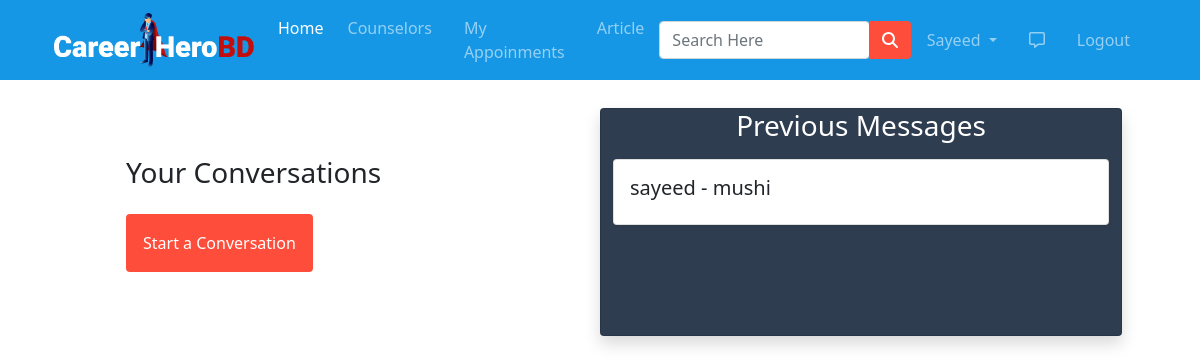
Before: /inbox/ (signed in) with the older database file.
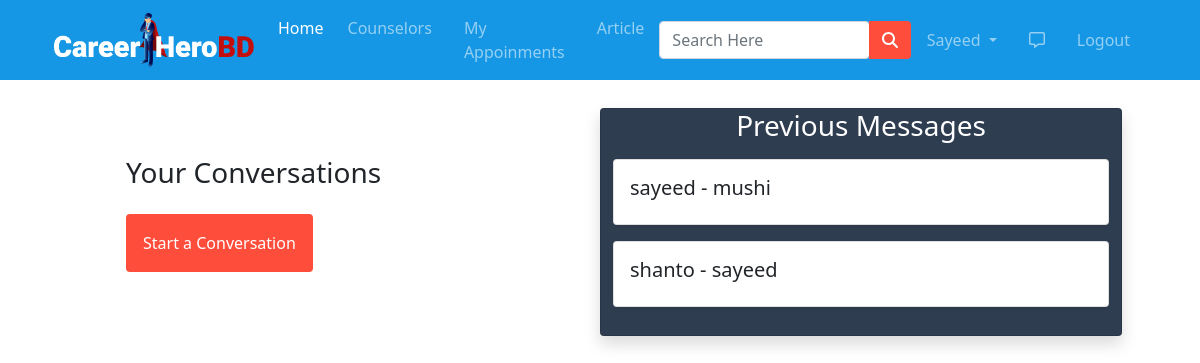
After: the same page with the newer database file.
### app/models.py (models this page shows)
class ThreadModel(models.Model):
  user = models.ForeignKey(User,on_delete=models.CASCADE,related_name='+')
  receiver = models.ForeignKey(User,on_delete=models.CASCADE,related_name='+')

class User(AbstractUser):
  is_counselor= models.BooleanField(default=False)
  is_student = models.BooleanField(default=False)

### app/views.py (the view)
# urls.py: path('inbox/', ListThreads.as_view(), name='inbox'),
class ListThreads(View):
    def get(self, request, *args, **kwargs):
        threads = ThreadModel.objects.filter(
            Q(user=request.user) | Q(receiver=request.user))
        context = {
            'threads': threads
        }
        return render(request, 'app/inbox.html', context)

### app/templates/app/inbox.html (shortened to what this page needs)
{% extends 'app/base.html' %}
{% load static %}
{% block main-content %}
<div class="container my-5" style="padding: 60px;">
  <div class="row">
    <div class="col-md-6 p-5">
      <h3>Your Conversations</h3>
      <form method="GET" action="{% url 'create-thread' %}">
        <button class="btn p-3 my-3" type="submit" style="background-color: #FF4D3B; color: white;">Start a Conversation</button>
      </form>
    </div>
<div class="card shadow col-md-6" style="background-color:#2F3D50;">
  {% if threads %}
  <center><h3 style="color: white;">Previous Messages</h3></center>
  {% else %}
  <center><h3 style="color: white;">No Messages</h3></center>
  {% endif %}
  {% for thread in threads.all %}
    <div class="card p-3 shadow-sm my-2">
      <h5>{{ thread.user }} - {{ thread.receiver }}</h5>
    </div>
  {% endfor %}
  </div>
  </div>
  </div>
{% endblock main-content %}

Changed rows visible on the page:
added ThreadModel: user "shanto", receiver "sayeed"
